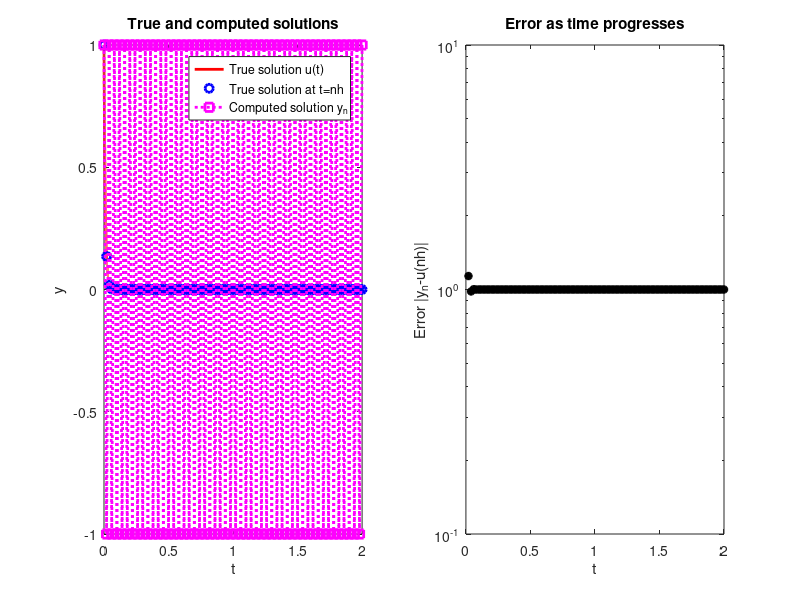

MATLAB code for this plot:
clear all
%
%%%Examp
%%%Example1.m is an implementation of the Forward Euler method, along with
% inline function specifications, to solve (IVP')
% u'=ku,
% and u(0)=u_0. 
% The user specifies u_0, the constant k, number of time steps N
% and final time T. Final time is T=Nh.
% The output is a graph of the true solution u(t) = u_0 exp(kt), and the
% computed approximations y_n at times nh,n=0,1,2.....
% We also plot the errors at these time steps.
%% User inputs 
k=-100; % the constant in u'=ku
u0=1; % the initial data at t=0
T=2; % final time
N=100;% number of time steps
h=T/N; % time step size
%% The Forward Euler method applied to IVP'
t=[0:h:T];% creating a vector of times t_n = nh
y=zeros(N+1,1);% initializing a vector of approximations y_n
y(1)=u0; % NOTE: in Matlab, vector indices start at 1.
t(1)=0 ;
for n=1:N
    y(n+1)=y(n)+k*h*y(n);% the Euler update
end

%% Plots
% we first plot the true solution, and explicitly mark the solution at the
% times t_n:
s=linspace(0,T,1e6); utrue=u0*exp(k*s);utruepoints=u0*exp(k*t);
figure(1), clf,

subplot(1,2,1), 
plot(s,utrue,'r','LineWidth',2'),hold on
xlabel('t'),ylabel('y')
plot(t,utruepoints,'bo','LineWidth',2'),
%%

% Next we overlay the approximated solution, and join the points by
% straight line segments
plot(t,y,'ms:','LineWidth',2'),
legend('True solution u(t)','True solution at t=nh','Computed solution y_n','Location','Best')
title('True and computed solutions')

% We next plot the errors
subplot(1,2,2),clc
semilogy(t,abs(y'-utruepoints),'k*','LineWidth',2') 
xlabel('t'), ylabel('Error |y_n-u(nh)|')
title('Error as time progresses')